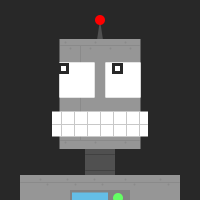
Frame 1 (no input)
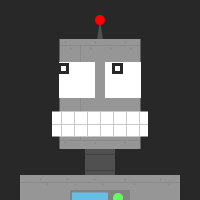
Frame 60 (the mouse pressed at the canvas centre just before this capture)
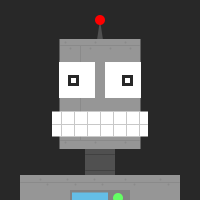
Frame 120 (the mouse held since frame 60 and released just before this capture)

The Processing sketch that drew these frames (run headless with seeded random() and noise(); from frame 60 on, the mouse is pressed at the canvas centre):

// Processing sketch: processing_17467
// ── processing_17467.pde

void setup() {
  size(200,200);
  background(40);
  smooth();
  
  // Neck Stuff
  rectMode(CENTER);      //
  noStroke();            //
  fill(80);              //
  rect(100,162,30,26);   //
  stroke(65);            //
  line(85,154,114,154);  // Neck Line
  line(85,170,114,170);  // Neck Line
  
  // Antenna
  noStroke();
  triangle(width/2,20,(width/2)-3,40,(width/2)+3,40);
  fill(255,0,0);
  ellipse(width/2,20,10,10);
  
  // Light Grey Stuff
  noStroke();            //
  fill(150);             //
  rectMode(CENTER);      //
  rect(100,94,81,110);   // Head
  rect(100,200,160,50);  // Body
  
  // Metal Details
  // Rectangles
  rectMode(CENTER);
  fill(130);
  rect((width/2),200,60,20);
  fill(100,190,230);
  rect((width/2-10),200,36,15);
  // Ellipse
  fill(100,255,100);
  ellipse((width/2+18),198,10,10);
  stroke(138);
  // Lines
  line(60,45,139,45);
  line(80,45,80,140);
  line(60,140,139,140);
  line(20,182,179,182);
  // Points
  strokeWeight(2);
  point(65, 42);
  point(95, 42);
  point(125, 42);
  point(70,48);
  point(90,48);
  point(110, 48);
  point(130, 48);
  point(65, 142);
  point(95, 142);
  point(125, 142);
  point(40, 179);
  point(67, 179);
  point(94, 179);
  point(125, 179);
  point(160, 179);
  point(47, 184);
  point(75, 184);
  point(102, 184);
  point(134, 184);
  point(168, 184);
  
  noStroke();
  fill(255);             // White Stuff
  rect(77,80,35,35);     // Eye Left
  rect(123,80,35,35);    // Eye Right
  
  rect(100,124,96,25);   // Mouth
  
  strokeWeight(1);
  stroke(200);           // Mouth line Stuff
  line(52,124,147,124);  // Mouth line horizontal
  line(100,111,100,136); // Mouth line Middle
  line(113,111,113,136); //
  line(126,111,126,136); //
  line(139,111,139,136); //
  line(87,111,87,136);   //
  line(74,111,74,136);   // 
  line(61,111,61,136);   //
}

void draw() {
  noStroke();
  fill(255);             // White Stuff
  rect(77,80,35,35);     // Eye Left
  rect(123,80,35,35);    // Eye Right
  strokeWeight(3);       // Pupil Stuff
  stroke(40);
  fill(255);             //
  rect(((mouseX+pmouseX)/20)+63,((mouseY+pmouseY)/16)+68,8,8);       // Pupil Left
  rect(((mouseX+pmouseX)/20)+117,((mouseY+pmouseY)/16)+68,8,8);      // Pupil Right
  
}

void mousePressed(){
  println("Does. Not. Compute.");
  
  // Mouth Open
  fill(50);
  noStroke();
  rect(100,124,96,15);
  
  // Lightning Bolt
  stroke(255,255,0);
  line((width/2)-8,14,(width/2)-17,8);
  line((width/2)-19,12,(width/2)-17,8);
  line((width/2)-19,12,(width/2)-25,7);
  
}

void mouseReleased() {
  noStroke();
  
  // Close the mouth again
  fill(255);             // White Stuff
  rect(100,124,96,25);   // Mouth
  strokeWeight(1);       //
  stroke(200);           // Mouth line Stuff
  line(52,124,147,124);  // Mouth line horizontal
  line(100,111,100,136); // Mouth line Middle
  line(113,111,113,136); //
  line(126,111,126,136); //
  line(139,111,139,136); //
  line(87,111,87,136);   //
  line(74,111,74,136);   // 
  line(61,111,61,136);   //
  
  // Cover up Lightning Bolt  
  noStroke();
  fill(40);
  rectMode(CORNERS);
  rect((width/2)-6,16,(width/2)-28,5);
  rectMode(CENTER);
}
